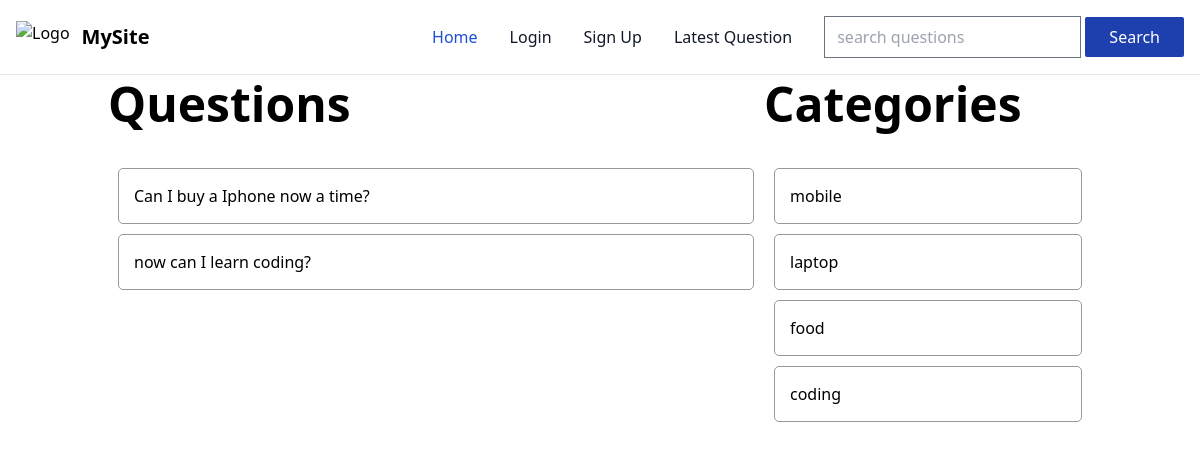
Page /Discuss/index.php?cat-id=1 on the committed database.
### tables this page shows
CREATE TABLE `questions` (
  `id` int NOT NULL,
  `title` varchar(30) DEFAULT NULL,
  `description` varchar(300) DEFAULT NULL,
  `category_id` varchar(10) DEFAULT NULL,
  `user_id` int DEFAULT NULL
);

CREATE TABLE `category` (
  `id` int NOT NULL,
  `name` varchar(40) NOT NULL
);

### Discuss/client/questions.php (the view, shortened to what this page needs)
<div class="container mt-20">
    <div class="md:flex">
        <div class="md:flex-1">
            <h3 class="text-5xl font-bold mb-10">Questions</h3>
            <ul class="question-list">
                <?php
                include("./server/config.php");
                $query = "";
                if (isset($_GET['cat-id'])) {
                    $cat_id = $_GET['cat-id'];
                    $query = "select * from questions where category_id=$cat_id";
                } elseif (isset($_GET['latest-question'])) {
                    $query = "select * from questions order by id desc";
                } elseif (isset($_GET['search'])) {
                    $search = $_GET['search'];
                    $query = "select * from questions where title like '%$search%'";
                } else {
                    $query = "select * from questions";
                }
                $questions = $conn->prepare($query);
                $questions->execute();
                $questions = $questions->fetchAll();
                foreach ($questions as $question) {
                    $title = $question['title'];
                    $id = $question['id'];
                    echo "<li class='flex justify-between'>" .
                    "<a href='?q-id=$id'>$title</a>";
                }
                ?>
            </ul>
        </div>
        <div class="md:w-4/12">
            <h3 class="text-5xl font-bold mb-10">Categories</h3>
            <ul class="question-list">
                <?php
                $categories = $conn->prepare("select * from category");
                $categories->execute();
                $categories = $categories->fetchAll();
                foreach ($categories as $category) {
                    $name = $category['name'];
                    $id = $category['id'];
                    echo "<li><a href='?cat-id=$id'>$name</a></li>";
                }
                ?>
            </ul>
        </div>
    </div>
</div>

### Discuss/public/style.css (style rules this page uses)
.container { margin: auto; padding: 0 20px; }
.question-list li { padding: 15px; border: 1px solid #999; border-radius: 5px; margin: 10px; }

### rows in the picture
questions: title "Can I buy a Iphone now a time?"
questions: title "now can I learn coding?"
category: name "mobile"
category: name "laptop"
category: name "food"
category: name "coding"
